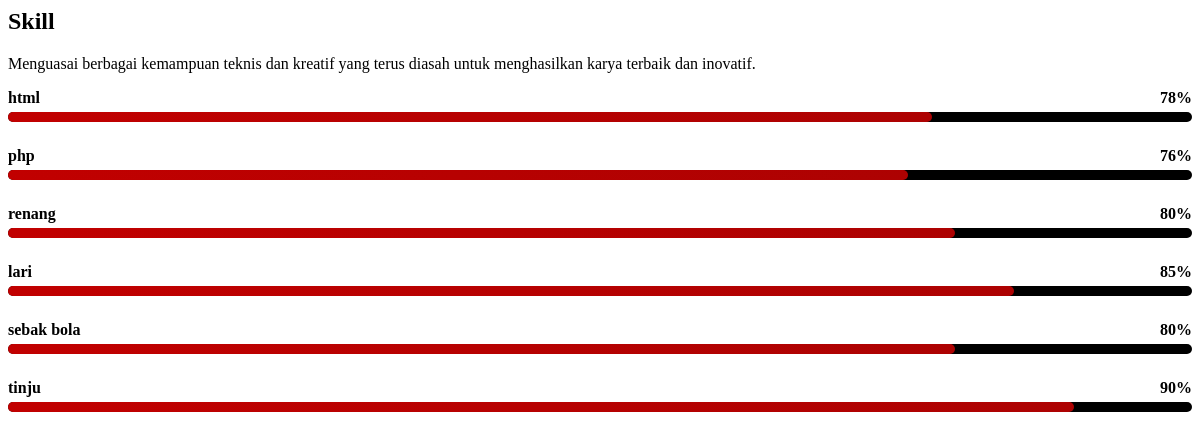
The page /frontend/sections/skill.php on the database its author committed.
### tables this page shows
CREATE TABLE `skills` (
  `id` bigint NOT NULL,
  `skill` varchar(255) NOT NULL,
  `percent` int NOT NULL,
  `description` text NOT NULL
);

### frontend/sections/skill.php (the view, shortened to what this page needs)
<?php
$qFrontend = "SELECT * FROM skills WHERE id BETWEEN 1 AND 3";
$resultFrontend = mysqli_query($connect, $qFrontend) or die(mysqli_error($connect));
$qBackend = "SELECT * FROM skills WHERE id BETWEEN 4 AND 6";
$resultBackend = mysqli_query($connect, $qBackend) or die(mysqli_error($connect));
?>
<section id="skill" class="skills section">
 <div class="container section-title" data-aos="fade-up">
    <div class="text-center mb-3">
      <h2 class="mb-0">Skill</h2>
      </div>
    <p>Menguasai berbagai kemampuan teknis dan kreatif yang terus diasah untuk menghasilkan karya terbaik dan inovatif.</p>
  </div>
  <div class="container" data-aos="fade-up" data-aos-delay="100">
    <div class="row skills-content skills-animation">
      <div class="col-lg-6">
        <?php while ($item = $resultFrontend->fetch_object()): ?>
          <div class="progress">
            <span class="skill">
              <span><?= htmlspecialchars($item->skill) ?></span>
              <i class="val"><?= $item->percent ?>%</i>
            </span>
            <div class="progress-bar-wrap">
              <div class="progress-bar" role="progressbar"
                   style="width: <?= $item->percent ?>%"
                   aria-valuenow="<?= $item->percent ?>"
                   aria-valuemin="0"
                   aria-valuemax="100"></div>
            </div>
          </div>
        <?php endwhile; ?>
      </div>
      <div class="col-lg-6">
        <?php while ($item = $resultBackend->fetch_object()): ?>
          <div class="progress">
            <span class="skill">
              <span><?= htmlspecialchars($item->skill) ?></span>
              <i class="val"><?= $item->percent ?>%</i>
            </span>
            <div class="progress-bar-wrap">
              <div class="progress-bar" role="progressbar"
                   style="width: <?= $item->percent ?>%"
                   aria-valuenow="<?= $item->percent ?>"
                   aria-valuemin="0"
                   aria-valuemax="100"></div>
            </div>
          </div>
        <?php endwhile; ?>
      </div>
    </div>
  </div>
</section>

### frontend/sections/skill.php (style rules this page uses)
.progress { margin-bottom: 20px; position: relative; }
.progress-bar-wrap { height: 10px; background: #000000ff; border-radius: 5px; margin-top: 5px; }
.progress-bar { height: 100%; border-radius: 5px; background: linear-gradient(90deg, #cd0000f0, #ad0202ff); transition: width 1s ease-in-out; }
.skill { display: flex; justify-content: space-between; font-weight: 600; }
.val { font-style: normal; color: #000000ff; }

### rows shown on the page
skills: skill "html", percent "78"
skills: skill "php", percent "76"
skills: skill "renang", percent "80"
skills: skill "lari", percent "85"
skills: skill "sebak bola", percent "80"
skills: skill "tinju", percent "90"
